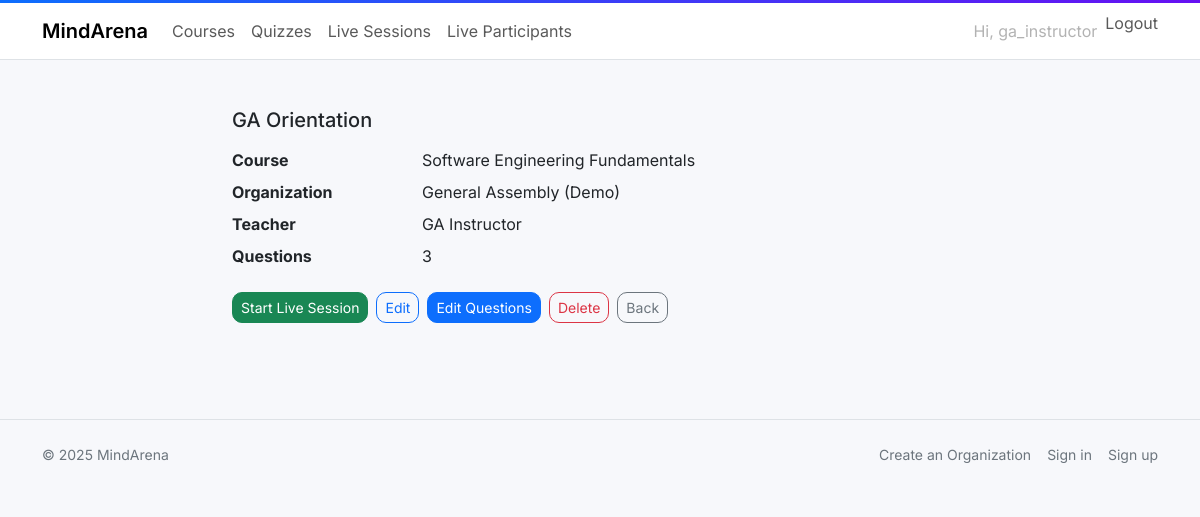
/quizzes/1/ (signed in), run on the app's committed database.
### main_app/models.py (models this page shows, shortened)
class Quiz(models.Model):
    course = models.ForeignKey(Course, on_delete=models.CASCADE, related_name="quizzes")
    quiz_title = models.CharField(max_length=255)
    content = models.JSONField(default=default_quiz_content, blank=True)
    created_at = models.DateTimeField(auto_now_add=True)
    class Meta:
        ordering = ["quiz_title"]
        indexes = [
            models.Index(fields=["course"]),
            models.Index(fields=["quiz_title"]),
        ]

class Course(models.Model):
    organization = models.ForeignKey(Organization, on_delete=models.CASCADE, related_name="courses")
    teacher = models.ForeignKey(settings.AUTH_USER_MODEL, on_delete=models.PROTECT, related_name="teaching_courses")
    course_name = models.CharField(max_length=255)
    join_code = models.CharField(max_length=32, unique=True)
    subject_category = models.CharField(max_length=32, choices=SUBJECT_CATEGORIES)
    enrolled_students = models.JSONField(default=list, blank=True)
    created_at = models.DateTimeField(auto_now_add=True)
    class Meta:
        ordering = ["course_name"]
        indexes = [
            models.Index(fields=["organization"]),
            models.Index(fields=["teacher"]),
            models.Index(fields=["join_code"]),
        ]

class Organization(models.Model):
    name = models.CharField("Organization name", max_length=255, unique=True)
    country = models.CharField("Country (ISO-3166 alpha-2 or name)", max_length=64)
    logo_url = models.URLField("Logo URL", blank=True)
    website_url = models.URLField("Website URL", blank=True)
    linkedin_url = models.URLField("LinkedIn URL", blank=True)
    twitter_url = models.URLField("Twitter/X URL", blank=True)
    facebook_url = models.URLField("Facebook URL", blank=True)
    instagram_url = models.URLField("Instagram URL", blank=True)
    youtube_url = models.URLField("YouTube URL", blank=True)
    created_at = models.DateTimeField(auto_now_add=True)
    class Meta:
        ordering = ["name"]

### main_app/views.py (the view)
# urls.py: path("quizzes/<int:pk>/", views.quiz_detail, name="quiz_detail"),
@login_required
def quiz_detail(request, pk: int):
    quiz = get_object_or_404(Quiz.objects.select_related("course", "course__organization", "course__teacher"), pk=pk)
    role, _ = _actor_role_and_org(request.user)
    if role != ROLE_SUPERUSER and not allowed(request.user, READ_ONE, QUIZ, org=quiz.course.organization):
        return render(request, "403.html", status=403)
    if role == ROLE_TEACHER and quiz.course.teacher_id != request.user.id:
        return render(request, "403.html", status=403)
    if role in {ROLE_STUDENT, ROLE_PARENTS} and request.user.id not in (quiz.course.enrolled_students or []):
        return render(request, "403.html", status=403)
    can_edit = allowed(request.user, UPDATE_ONE, QUIZ, org=quiz.course.organization) and (
        role != ROLE_TEACHER or quiz.course.teacher_id == request.user.id
    )
    can_delete = allowed(request.user, DELETE_ONE, QUIZ, org=quiz.course.organization) and (
        role != ROLE_TEACHER or quiz.course.teacher_id == request.user.id
    )
    return render(
        request,
        "main_app/quiz_detail.html",
        {"quiz": quiz, "role": role, "can_edit": can_edit, "can_delete": can_delete},
    )

### main_app/permissions.py (called while the page is built)
def allowed(user, action: str, model: str, org=None) -> bool:
    if not getattr(user, "is_authenticated", False):
        return False
    if getattr(user, "is_superuser", False):
        return True
    if org is None:
        return False
    try:
        role = (
            OrgMembership.objects.only("role")
            .get(user=user, organization=org)
            .role.lower()
        )
    except OrgMembership.DoesNotExist:
        return False
    return action in ROLE_ACTIONS.get(role, {}).get(model, set())

### main_app/templatetags/permissions_tags.py (called while the page is built)
def _actor_org(user):
    if not getattr(user, "is_authenticated", False):
        return None
    m = (
        OrgMembership.objects.select_related("organization")
        .only("organization")
        .filter(user=user)
        .first()
    )
    return m.organization if m else None

@register.filter
def can_read_all_orgs(user):
    if not getattr(user, "is_authenticated", False):
        return False
    if getattr(user, "is_superuser", False):
        return True
    org = _actor_org(user)
    return allowed(user, READ_ALL, ORG, org=org) if org else False

@register.filter
def can_view_courses(user):
    if not getattr(user, "is_authenticated", False):
        return False
    if getattr(user, "is_superuser", False):
        return True
    org = _actor_org(user)
    return allowed(user, READ_ALL, COURSE, org=org) if org else False

@register.filter
def can_view_quizzes(user):
    if not getattr(user, "is_authenticated", False):
        return False
    if getattr(user, "is_superuser", False):
        return True
    org = _actor_org(user)
    return allowed(user, READ_ALL, QUIZ, org=org) if org else False

@register.filter
def can_view_livesessions(user):
    if not getattr(user, "is_authenticated", False):
        return False
    if getattr(user, "is_superuser", False):
        return True
    org = _actor_org(user)
    return allowed(user, READ_ALL, LIVE_SESSION, org=org) if org else False

@register.filter
def can_view_liveparticipants(user):
    if not getattr(user, "is_authenticated", False):
        return False
    if getattr(user, "is_superuser", False):
        return True
    org = _actor_org(user)
    return allowed(user, READ_ALL, LIVE_PARTICIPANT, org=org) if org else False

@register.filter
def is_student_or_parent(user):
    if not getattr(user, "is_authenticated", False):
        return False
    return OrgMembership.objects.filter(user=user, role__in=["student", "parents"]).exists()

### main_app/templates/main_app/quiz_detail.html
{% extends "base.html" %}
{% block content %}
<div class="container py-4" style="max-width: 760px;">
  <h1 class="h5 mb-3">{{ quiz.quiz_title }}</h1>
  <dl class="row">
    <dt class="col-sm-3">Course</dt><dd class="col-sm-9">{{ quiz.course.course_name }}</dd>
    <dt class="col-sm-3">Organization</dt><dd class="col-sm-9">{{ quiz.course.organization.name }}</dd>
    <dt class="col-sm-3">Teacher</dt><dd class="col-sm-9">{{ quiz.course.teacher.get_full_name|default:quiz.course.teacher.username }}</dd>
    <dt class="col-sm-3">Questions</dt><dd class="col-sm-9">{{ quiz.content|length }}</dd>
  </dl>
  <div class="d-flex flex-wrap gap-2">
    <a href="{% url 'livesession_create' quiz.id %}" class="btn btn-success btn-sm">Start Live Session</a>
    {% if can_edit %}
      <a href="{% url 'quiz_edit' quiz.id %}" class="btn btn-outline-primary btn-sm">Edit</a>
      <a href="{% url 'quiz_questions' quiz.id %}" class="btn btn-primary btn-sm">Edit Questions</a>
    {% endif %}
    {% if can_delete %}
      <a href="{% url 'quiz_delete' quiz.id %}" class="btn btn-outline-danger btn-sm">Delete</a>
    {% endif %}
    <a href="{% url 'quiz_list' %}" class="btn btn-outline-secondary btn-sm">Back</a>
  </div>
</div>
{% endblock %}

### main_app/templates/partials/_navbar.html (shortened to what this page needs)
{% load static %}
{% load permissions_tags %}
<nav class="navbar navbar-expand-lg navbar-light bg-white border-bottom">
  <div class="container">
    <a class="navbar-brand fw-semibold" href="/">MindArena</a>
    <div id="topnav" class="collapse navbar-collapse">
      <ul class="navbar-nav me-auto">
        {% if user.is_authenticated and user|can_view_courses %}
        <li class="nav-item">
          <a class="nav-link" href="{% url 'course_list' %}">Courses</a>
        </li>
        {% endif %}
        {% if user.is_authenticated and user|can_view_quizzes %}
        <li class="nav-item">
          <a class="nav-link" href="{% url 'quiz_list' %}">Quizzes</a>
        </li>
        {% endif %}
        {% if user.is_authenticated and user|can_view_livesessions %}
        <li class="nav-item">
          <a class="nav-link" href="{% url 'livesession_join' %}">Live Sessions</a>
        </li>
        {% endif %}
        {% if user.is_authenticated and user|can_view_liveparticipants %}
        <li class="nav-item">
          <a class="nav-link" href="{% url 'livesession_join' %}">Live Participants</a>
        </li>
        {% endif %}
      </ul>
      <ul class="navbar-nav">
        {% if user.is_authenticated %}
        <li class="nav-item"><span class="nav-link disabled">Hi, {{ user.username }}</span></li>
        <li class="nav-item">
          <form method="post" action="/logout/" style="display:inline;">
            <button type="submit" class="nav-link btn btn-link p-0">Logout</button>
          </form>
        </li>
        {% endif %}
      </ul>
    </div>
  </div>
</nav>

### main_app/templates/base.html (style rules this page uses)
:root { --ma-bg:#f7f8fb; --ma-card-shadow:0 6px 20px rgba(0,0,0,.06); --ma-radius:14px; }
html,body { height:100% }
body { font-family:Inter, system-ui, -apple-system, Segoe UI, Roboto, "Helvetica Neue", Arial, "Noto Sans", sans-serif;background:var(--ma-bg); }
.navbar { backdrop-filter:saturate(160%) blur(6px); }
.btn { border-radius:10px; }

### data on the page
Quiz: quiz_title "GA Orientation", course.course_name "Software Engineering Fundamentals", course.organization.name "General Assembly (Demo)", course.teacher.get_full_name "GA Instructor", content|length "3"

### other printed values
{{ user.username }} "ga_instructor"
